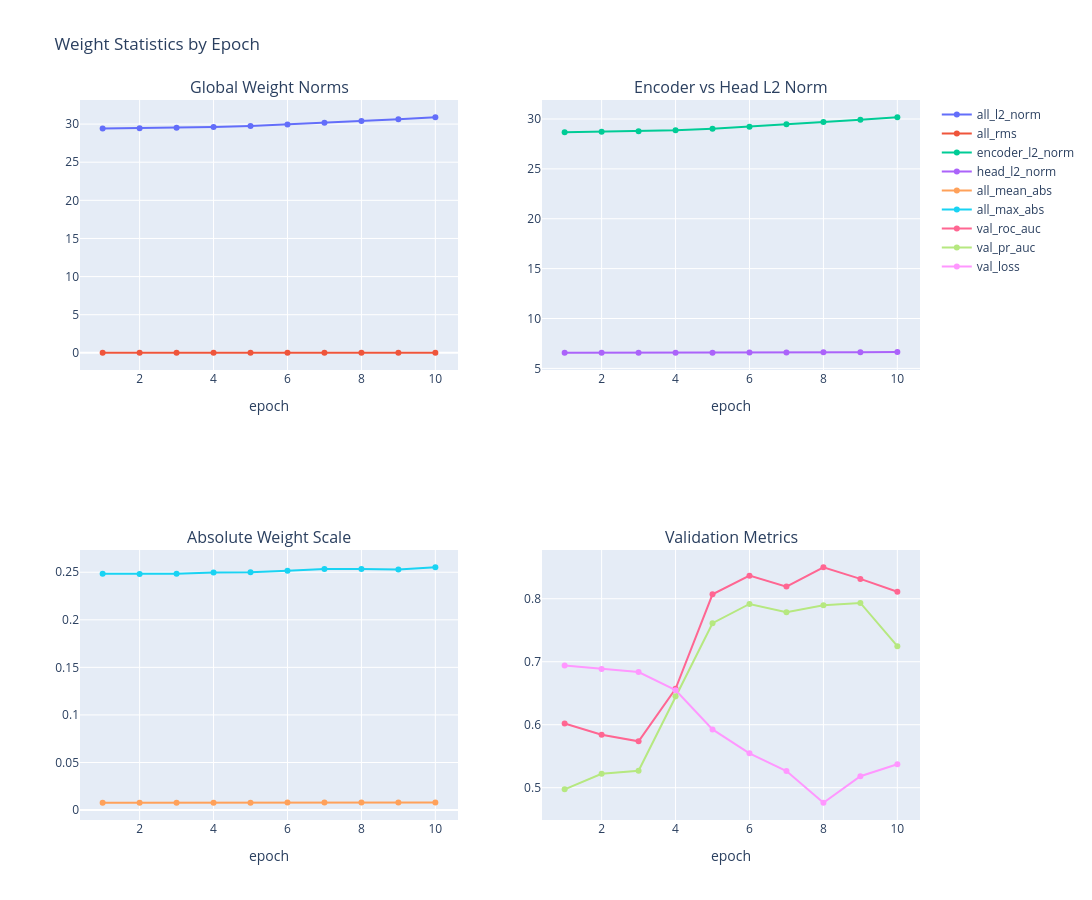

Notebook source saved alongside this figure:
### Code cell
fig = make_subplots(
    rows=2,
    cols=2,
    subplot_titles=(
        'Global Weight Norms',
        'Encoder vs Head L2 Norm',
        'Absolute Weight Scale',
        'Validation Metrics'
    )
)

fig.add_trace(go.Scatter(x=combined_df['epoch'], y=combined_df['all_l2_norm'], mode='lines+markers', name='all_l2_norm'), row=1, col=1)
fig.add_trace(go.Scatter(x=combined_df['epoch'], y=combined_df['all_rms'], mode='lines+markers', name='all_rms'), row=1, col=1)

fig.add_trace(go.Scatter(x=combined_df['epoch'], y=combined_df['encoder_l2_norm'], mode='lines+markers', name='encoder_l2_norm'), row=1, col=2)
fig.add_trace(go.Scatter(x=combined_df['epoch'], y=combined_df['head_l2_norm'], mode='lines+markers', name='head_l2_norm'), row=1, col=2)

fig.add_trace(go.Scatter(x=combined_df['epoch'], y=combined_df['all_mean_abs'], mode='lines+markers', name='all_mean_abs'), row=2, col=1)
fig.add_trace(go.Scatter(x=combined_df['epoch'], y=combined_df['all_max_abs'], mode='lines+markers', name='all_max_abs'), row=2, col=1)

if 'val_roc_auc' in combined_df.columns:
    fig.add_trace(go.Scatter(x=combined_df['epoch'], y=combined_df['val_roc_auc'], mode='lines+markers', name='val_roc_auc'), row=2, col=2)
if 'val_pr_auc' in combined_df.columns:
    fig.add_trace(go.Scatter(x=combined_df['epoch'], y=combined_df['val_pr_auc'], mode='lines+markers', name='val_pr_auc'), row=2, col=2)
if 'val_loss' in combined_df.columns:
    fig.add_trace(go.Scatter(x=combined_df['epoch'], y=combined_df['val_loss'], mode='lines+markers', name='val_loss', yaxis='y2'), row=2, col=2)

fig.update_layout(height=900, width=1200, title='Weight Statistics by Epoch', legend_tracegroupgap=120)
fig.update_xaxes(title_text='epoch')
fig.show()

### Figure 1 — Plotly figure (JSON) as saved in the notebook; plotly's stock layout.template omitted (floating-point values rounded to 4 significant figures)
{"data": [{"mode": "lines+markers", "name": "all_l2_norm", "type": "scatter", "x": [1, 2, 3, 4, 5, 6, 7, 8, 9, 10], "xaxis": "x", "y": [29.41, 29.46, 29.51, 29.61, 29.76, 29.96, 30.19, 30.41, 30.64, 30.9], "yaxis": "y"}, {"mode": "lines+markers", "name": "all_rms", "type": "scatter", "x": [1, 2, 3, 4, 5, 6, 7, 8, 9, 10], "xaxis": "x", "y": [0.0102, 0.01022, 0.01023, 0.01027, 0.01032, 0.01039, 0.01047, 0.01055, 0.01062, 0.01071], "yaxis": "y"}, {"mode": "lines+markers", "name": "encoder_l2_norm", "type": "scatter", "x": [1, 2, 3, 4, 5, 6, 7, 8, 9, 10], "xaxis": "x2", "y": [28.67, 28.72, 28.77, 28.87, 29.03, 29.23, 29.46, 29.69, 29.91, 30.17], "yaxis": "y2"}, {"mode": "lines+markers", "name": "head_l2_norm", "type": "scatter", "x": [1, 2, 3, 4, 5, 6, 7, 8, 9, 10], "xaxis": "x2", "y": [6.568, 6.567, 6.566, 6.567, 6.572, 6.581, 6.593, 6.607, 6.625, 6.644], "yaxis": "y2"}, {"mode": "lines+markers", "name": "all_mean_abs", "type": "scatter", "x": [1, 2, 3, 4, 5, 6, 7, 8, 9, 10], "xaxis": "x3", "y": [0.007689, 0.007702, 0.007714, 0.007737, 0.007773, 0.00782, 0.007875, 0.007929, 0.007983, 0.008046], "yaxis": "y3"}, {"mode": "lines+markers", "name": "all_max_abs", "type": "scatter", "x": [1, 2, 3, 4, 5, 6, 7, 8, 9, 10], "xaxis": "x3", "y": [0.2485, 0.2481, 0.2483, 0.2496, 0.2499, 0.2516, 0.2533, 0.2535, 0.2529, 0.2552], "yaxis": "y3"}, {"mode": "lines+markers", "name": "val_roc_auc", "type": "scatter", "x": [1, 2, 3, 4, 5, 6, 7, 8, 9, 10], "xaxis": "x4", "y": [0.6018, 0.5841, 0.5737, 0.657, 0.807, 0.8367, 0.8193, 0.85, 0.8315, 0.8111], "yaxis": "y4"}, {"mode": "lines+markers", "name": "val_pr_auc", "type": "scatter", "x": [1, 2, 3, 4, 5, 6, 7, 8, 9, 10], "xaxis": "x4", "y": [0.4975, 0.522, 0.527, 0.6451, 0.7612, 0.7918, 0.7784, 0.7897, 0.7933, 0.7247], "yaxis": "y4"}, {"mode": "lines+markers", "name": "val_loss", "type": "scatter", "x": [1, 2, 3, 4, 5, 6, 7, 8, 9, 10], "xaxis": "x4", "y": [0.6942, 0.6884, 0.6836, 0.6549, 0.5926, 0.5546, 0.5265, 0.4761, 0.5183, 0.5372], "yaxis": "y4"}], "layout": {"annotations": [{"font": {"size": 16}, "showarrow": false, "text": "Global Weight Norms", "x": 0.225, "xanchor": "center", "xref": "paper", "y": 1, "yanchor": "bottom", "yref": "paper"}, {"font": {"size": 16}, "showarrow": false, "text": "Encoder vs Head L2 Norm", "x": 0.775, "xanchor": "center", "xref": "paper", "y": 1, "yanchor": "bottom", "yref": "paper"}, {"font": {"size": 16}, "showarrow": false, "text": "Absolute Weight Scale", "x": 0.225, "xanchor": "center", "xref": "paper", "y": 0.375, "yanchor": "bottom", "yref": "paper"}, {"font": {"size": 16}, "showarrow": false, "text": "Validation Metrics", "x": 0.775, "xanchor": "center", "xref": "paper", "y": 0.375, "yanchor": "bottom", "yref": "paper"}], "height": 900, "legend": {"tracegroupgap": 120}, "title": {"text": "Weight Statistics by Epoch"}, "width": 1200, "xaxis": {"anchor": "y", "domain": [0, 0.45], "title": {"text": "epoch"}}, "xaxis2": {"anchor": "y2", "domain": [0.55, 1], "title": {"text": "epoch"}}, "xaxis3": {"anchor": "y3", "domain": [0, 0.45], "title": {"text": "epoch"}}, "xaxis4": {"anchor": "y4", "domain": [0.55, 1], "title": {"text": "epoch"}}, "yaxis": {"anchor": "x", "domain": [0.625, 1]}, "yaxis2": {"anchor": "x2", "domain": [0.625, 1]}, "yaxis3": {"anchor": "x3", "domain": [0, 0.375]}, "yaxis4": {"anchor": "x4", "domain": [0, 0.375]}}}
